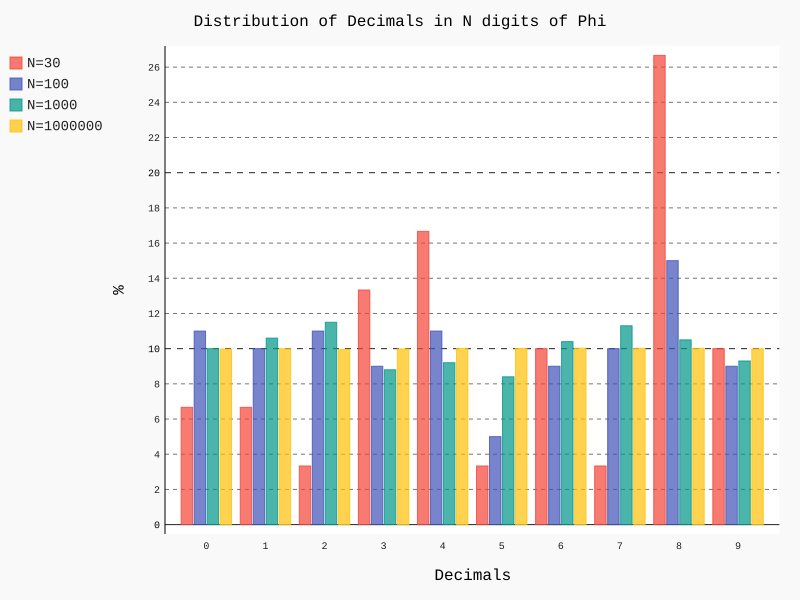

Generate this figure with Python:
from jonmodule import Sub_in_main as sbm 
from jonmodule import strconvert
import pygal



filenames = ['phi_1000000.txt', 'phi_1000.txt', 'phi_100.txt', 'phi_30.txt' ]
#filenames = ['pi_100.txt', 'pi_30.txt' ]
filenames = list(reversed(filenames))
len_filenames = len(filenames)
lines =  [''] * len_filenames
pi_str = [''] * len_filenames
 


for n in range( len_filenames ):
	with open(filenames[n]) as f:
		lines[n] = f.readlines()
	pi_str[n] = strconvert(lines[n])[0:1] + strconvert(lines[n])[2:-1] 

# NOTE: below n = 0, 1, 2 indexes the three lengths of Pi being considered, and  
# x = 0, 1, 2, ..., 9 are the input values to be plotted against. E.g. x vs. F_n(x).

domain = range(0,10)

#Defines an array of Class Instantiations: CL[n][x]
CL = [ [] ] * len_filenames
for n in range(len_filenames):
	CL[n] = [ sbm(x, pi_str[n] ) for x in domain ]


#Defines an array of Methodized classes: freq[n][x]
freq = [ [] ] * len_filenames
for n in range(len_filenames):
	freq[n] = [ element.jcount() for element in CL[n] ]
	#freq[n] = [ CL[n][x].jcount() for x in domain ]


norm_freq = [ [] ] * len_filenames
for n in range(len_filenames):
	norm_freq[n] = [ 100*element/sum(freq[n]) for element in freq[n] ]


# From their uses inside the for loops AT a given n: CL[n], freq[n] and norm_freq[n] 
# are actually a 'list' of numbers, F_n <-> [ F_n(0), F_n(1), ..., F_n(9)) ] :

'''
print( len( V[0] ) )
print( len( V[1] ) )
print( len( V[2] ) )

print( len(freq[0]) )
print( len(freq[1]) )
print( len(freq[2]) )

print( len(norm_freq[0]) )
print( len(norm_freq[1]) )
print( len(norm_freq[2]) )
'''

# MATH ASIDE:
# A function over a continuous-valued domain can be thought of as an infinite discrete list,
# as the discrete values 'get closer' or as you 'zoom out'.

hist = pygal.Bar()
for n in range(len_filenames):
	hist.add('N='+ str( len(pi_str[n]) ), norm_freq[n])

hist.x_labels  = list(domain)
hist.x_title = " Decimals"
hist.y_title = "%"
hist.title = "Distribution of Decimals in N digits of Phi"

svg_file_name = hist.title.replace(' ','_')


hist.render_to_file( str(svg_file_name) +'.svg')
#xlabel_list = list(R)
